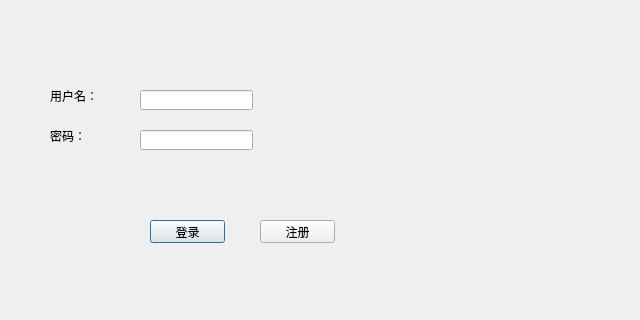
<?xml version="1.0" encoding="UTF-8"?>
<ui version="4.0">
 <class>login</class>
 <widget class="QDialog" name="login">
  <property name="geometry">
   <rect>
    <x>0</x>
    <y>0</y>
    <width>640</width>
    <height>320</height>
   </rect>
  </property>
  <property name="windowTitle">
   <string>Dialog</string>
  </property>
  <widget class="QPushButton" name="denglu">
   <property name="geometry">
    <rect>
     <x>150</x>
     <y>220</y>
     <width>75</width>
     <height>23</height>
    </rect>
   </property>
   <property name="text">
    <string>登录</string>
   </property>
  </widget>
  <widget class="QLabel" name="label">
   <property name="geometry">
    <rect>
     <x>50</x>
     <y>90</y>
     <width>54</width>
     <height>12</height>
    </rect>
   </property>
   <property name="text">
    <string>用户名：</string>
   </property>
  </widget>
  <widget class="QLabel" name="label_2">
   <property name="geometry">
    <rect>
     <x>50</x>
     <y>130</y>
     <width>54</width>
     <height>12</height>
    </rect>
   </property>
   <property name="text">
    <string>密码：</string>
   </property>
  </widget>
  <widget class="QLineEdit" name="username">
   <property name="geometry">
    <rect>
     <x>140</x>
     <y>90</y>
     <width>113</width>
     <height>20</height>
    </rect>
   </property>
  </widget>
  <widget class="QLineEdit" name="password">
   <property name="geometry">
    <rect>
     <x>140</x>
     <y>130</y>
     <width>113</width>
     <height>20</height>
    </rect>
   </property>
  </widget>
  <widget class="QPushButton" name="zhuce">
   <property name="geometry">
    <rect>
     <x>260</x>
     <y>220</y>
     <width>75</width>
     <height>23</height>
    </rect>
   </property>
   <property name="text">
    <string>注册</string>
   </property>
  </widget>
 </widget>
 <resources/>
 <connections/>
</ui>
